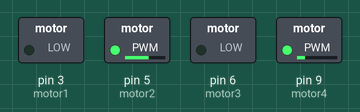
Simulated run of this sketch. Board: Arduino Uno, built with avr-gcc and run on an emulated ATmega328P. Parts: switched loads named in the sketch (green lamp = pin HIGH).

Above: at 0.1 s.
Timing chart, 0 to 1.6 s (numbered marks = the images above):
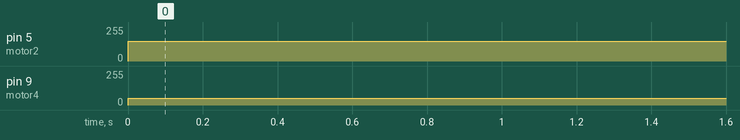

Measured:
- by itself, pin 5 (motor2): 0/255 → 150/255 at 0.00 s
- by itself, pin 9 (motor4): 0/255 → 50/255 at 0.00 s

The sketch:

circle.ino
```cpp
byte motor1 = 3, motor2 = 5, motor3 = 6, motor4 =9 , echo = 10 , trig = 11 ,x=0,RS=7, LS=2, MS =4, left = 0, right = 0 , med = 0,pr=1,pl=1,pm=1 , SoundSensor = 8;
float take =0 ,give = 0 ;int counter = 0 , RightSmooth =0, Right = 0 , LeftSmooth = 0 , Left = 0;
void setup() {
  byte motor1 = 3, motor2 = 5, motor3 = 6, motor4 =9;
pinMode(motor1,OUTPUT);
pinMode(motor2,OUTPUT);
pinMode(motor3,OUTPUT);
pinMode(motor4,OUTPUT);
}
void circle()
{
  analogWrite(motor1,0);
  analogWrite(motor2,150);
  analogWrite(motor3,0);
  analogWrite(motor4,50);
  //this values change to get the redious required which is equal to 1 m
  }

void loop() {
  circle();

}
```
